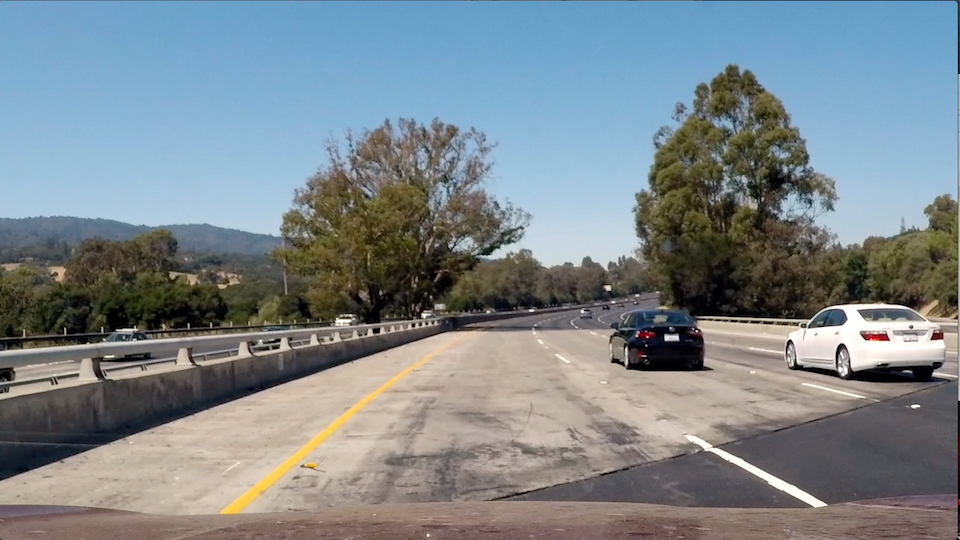
#> input picture test_images/extra_screen.jpg, 960 x 540 px, given in place of solidWhiteRight.jpg, which was not available; the run also reads 1 picture not shown here
$ jupyter execute --allow-errors P1.ipynb   (shell and % lines are left out)   (older library calls are emulated)   (text cells are left out)
#> lines starting #> are read from the running program, lines starting #| are printed output that depends on the picture; after the words box and inside, x2 and y2 are one past the last pixel; in counts of white or black regions, pixels touching at a corner belong together; pictures that were not available may be replaced by others from this repository, and a replacement may not be noted
[cell 1]
#importing some useful packages
import matplotlib.pyplot as plt
import matplotlib.image as mpimg
import numpy as np
import cv2

[cell 2]
#reading in an image
image = mpimg.imread('test_images/solidWhiteRight.jpg')
#> image is the input picture: shape (540, 960, 3); mean R, G, B 124.5, 134.6, 139.5
#printing out some stats and plotting
print('This image is:', type(image), 'with dimesions:', image.shape)
#| This image is: <class 'numpy.ndarray'> with dimesions: (540, 960, 3)
plt.imshow(image)

[cell 3]
import os
os.listdir("test_images/")

[cell 4]
read_image = mpimg.imread('test_images/solidWhiteCurve.jpg')

def pipeline(image):

    image_blank = np.zeros_like(image)

    r_thresh=(205, 255)     #thresholds for sobelx and color spaces
    s_thresh=(170, 255)
    sx_thresh=(20, 100)

    hls = cv2.cvtColor(image, cv2.COLOR_RGB2HLS).astype(np.float)   #using HLS color space (L-Channel, S-Channel)
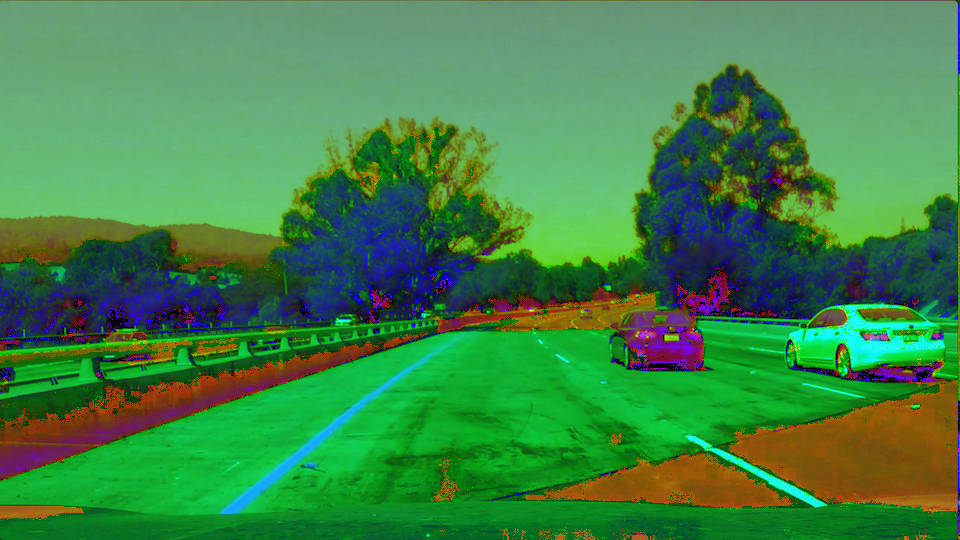
#> hls: shape (540, 960, 3) float64; mean R, G, B 63.8, 132.1, 72.1
    l_channel = hls[:,:,1]
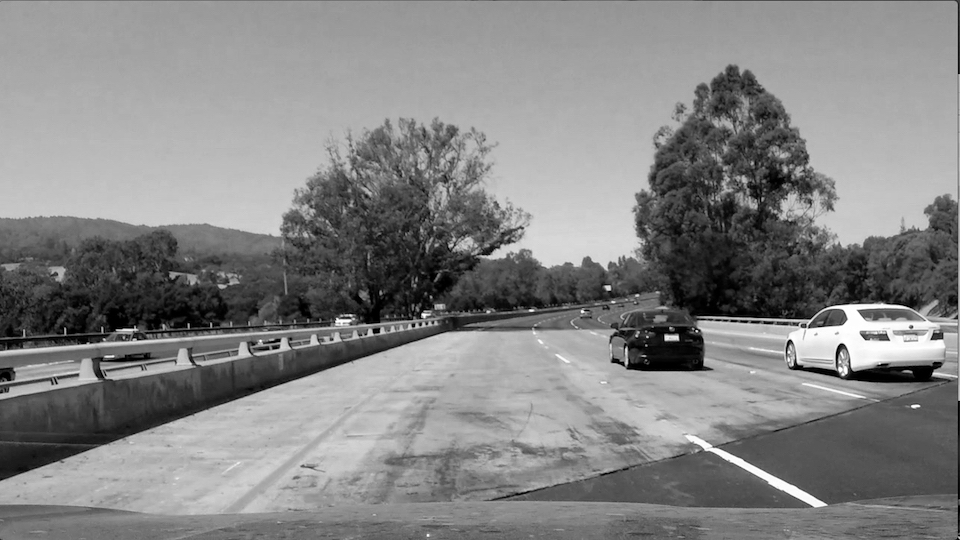
#> l_channel: shape (540, 960) float64; min 0, max 255, mean 132.1
    s_channel = hls[:,:,2]
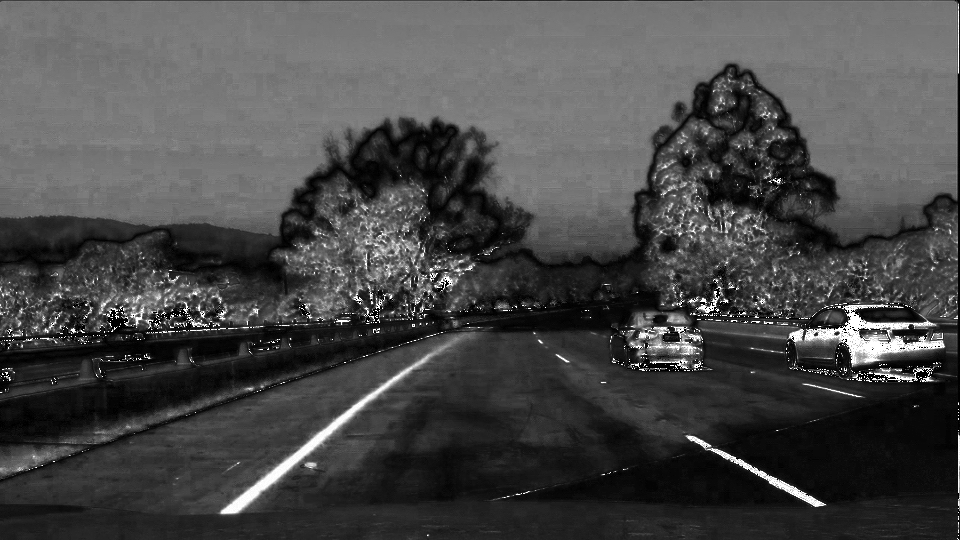
#> s_channel: shape (540, 960) float64; min 0, max 255, mean 72.1

    r_channel = image[:,:,0]    #using R-Channel of the RGB color space
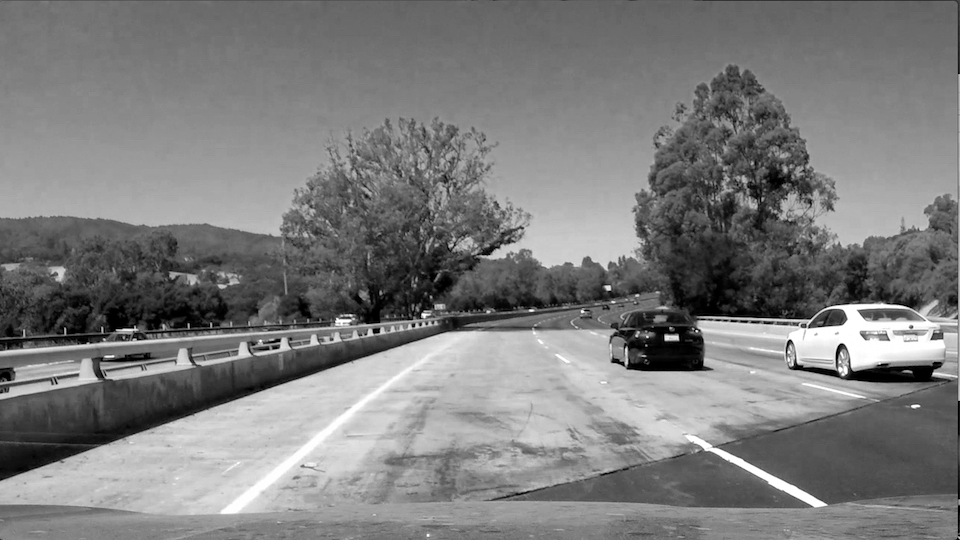
#> r_channel: shape (540, 960); min 0, max 255, mean 124.5

    sobelx = cv2.Sobel(l_channel, cv2.CV_64F, 1, 0)   #applying sobelx
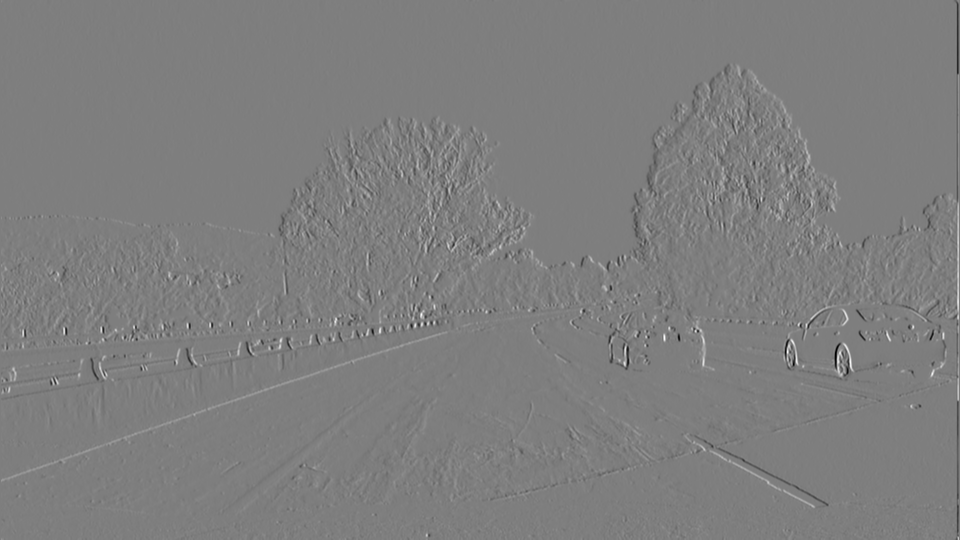
#> sobelx: shape (540, 960) float64; min -905, max 917, mean -0.1; drawn with min black and max white
    abs_sobelx = np.absolute(sobelx)
    scaled_sobel = np.uint8(255*abs_sobelx/np.max(abs_sobelx))


    sxbinary = np.zeros_like(scaled_sobel)
    sxbinary[(scaled_sobel >= sx_thresh[0]) & (scaled_sobel <= sx_thresh[1])] = 1

    r_binary = np.zeros_like(r_channel)    #using R-Channel for color threshold
    r_binary[(r_channel >= r_thresh[0]) & (r_channel <= r_thresh[1])] = 1

    s_binary = np.zeros_like(s_channel)    #using S-Channel for color threshold
    s_binary[(s_channel >= s_thresh[0]) & (s_channel <= s_thresh[1])] = 1

    binary = np.zeros_like(sxbinary)       #combining everything
    binary[(s_binary == 1) | (sxbinary == 1) | (r_binary == 1)] = 1

    kernel_size = 5
    blur_binary = cv2.GaussianBlur(binary,(kernel_size, kernel_size),0)     #applying a blur

    mask = np.zeros_like(blur_binary)
    ignore_mask_color = 255

    imshape = read_image.shape
#> imshape = (540, 960, 3)

    vertices = np.array([[(0,imshape[0]),(430,330),(imshape[0],330),(imshape[1],imshape[0])]], dtype= np.int32)
    cv2.fillPoly(mask, vertices, ignore_mask_color)
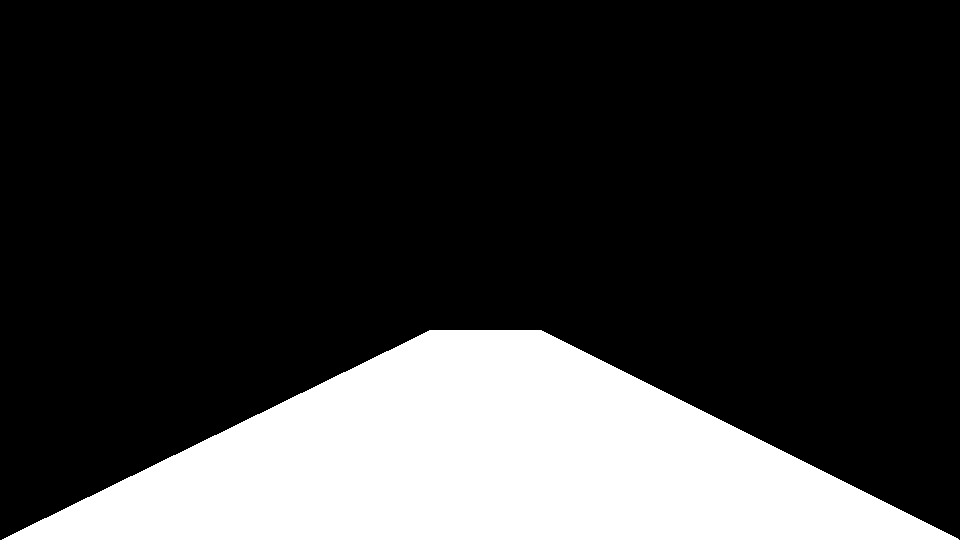
#> mask: shape (540, 960); 21.7% white; 1 white region, box (x1, y1, x2, y2) and area: (2, 330, 959, 540) 112458
    masked_edges = cv2.bitwise_and(blur_binary, mask)     #masking every outside of the region of interest
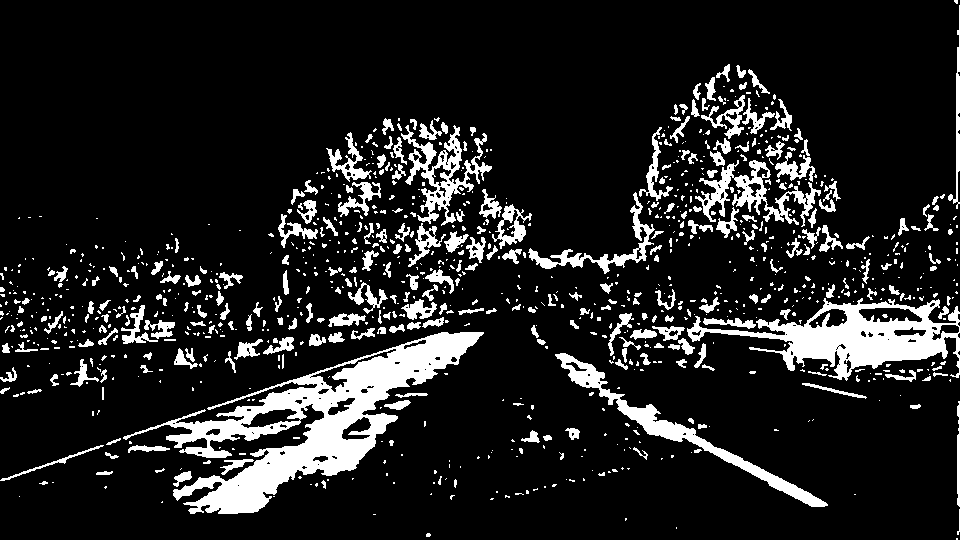
#> blur_binary: shape (540, 960); values 0 (black) and 1 (white), 13% white; 1024 white regions (726 under 20 px), largest, box (x1, y1, x2, y2) and area: (123, 332, 484, 514) 17828, (687, 298, 960, 381) 8408, (555, 353, 828, 507) 3751

    rho = 1
    theta = np.pi/180
    threshold = 40
    min_line_length = 50
    max_line_gap = 200
    line_image = np.copy(image)*0     #applying Hough Lines P
#> line_image: shape (540, 960, 3); every value is 0

    lines = cv2.HoughLinesP(masked_edges, rho, theta, threshold, np.array([]), min_line_length, max_line_gap)
#> masked_edges: shape (540, 960); values 0 (black) and 1 (white), 4% white; 108 white regions (85 under 20 px), largest, box (x1, y1, x2, y2) and area: (173, 332, 484, 514) 15199, (555, 353, 828, 507) 3751, (220, 459, 254, 475) 192

    for line in lines:
        for x1,y1,x2,y2 in line:
            cv2.line(line_image,(x1,y1),(x2,y2),(0,255,0),10)
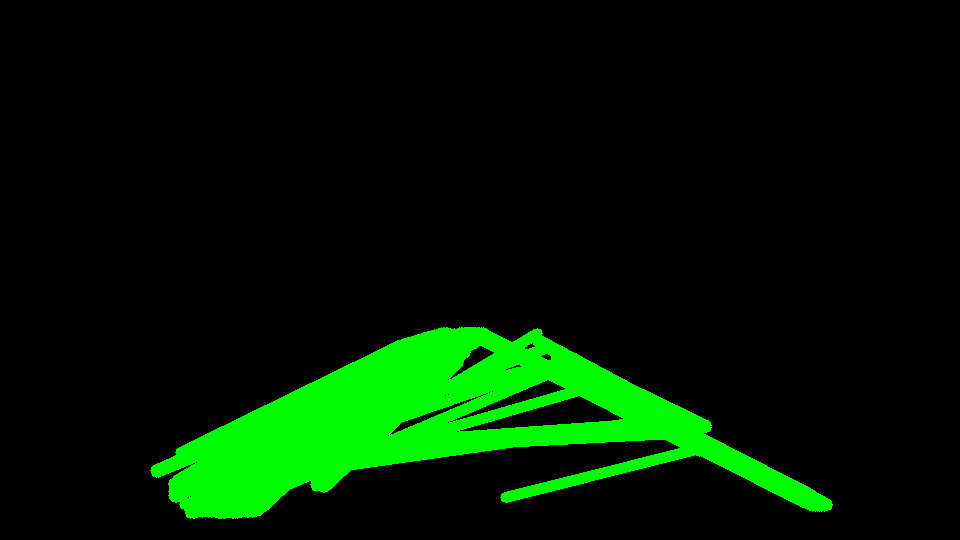
#> line_image: shape (540, 960, 3); mean R, G, B 0, 25.8, 0

    right_slope = []         #saving coordinates and calculate slope
    left_slope = []
    right_linesx = []
    right_linesy = []
    left_linesx = []
    left_linesy = []

    for x1,y1,x2,y2 in lines[:, 0]:
        slope = (float(y2)-y1)/ (x2-x1)
        if slope >= 0.5:
            right_slope.append([slope])
            right_linesx.append([x1])
            right_linesy.append([y1])
        elif slope <= -0.5:
            left_slope.append([slope])
            left_linesx.append([x2])
            left_linesy.append([y2])
        else:
            continue

    right_slope_mean = np.mean(right_slope)        #using slope and coordinates to draw lines on image
#> right_slope_mean = 0.511
    left_slope_mean = np.mean(left_slope)
#> left_slope_mean = -0.8
    start_left_y = int(np.mean(left_linesy))
#> start_left_y = 340
    start_left_x = int(np.mean(left_linesx))
#> start_left_x = 444
    start_right_y = int(np.mean(right_linesy))
#> start_right_y = 349
    start_right_x = int(np.mean(right_linesx))
#> start_right_x = 523
    end_left_x = int((imshape[1]-start_left_y)/left_slope_mean) + start_left_x
#> end_left_x = -330
    end_right_x = int((imshape[1]-start_right_y)/right_slope_mean) + start_right_x
#> end_right_x = 1718
    endleft_up = int((330 - start_left_y)/left_slope_mean) + start_left_x
#> endleft_up = 456
    endright_up = int((330 - start_right_y)/right_slope_mean) + start_right_x
#> endright_up = 486

    cv2.line(image_blank, (start_left_x, start_left_y), (end_left_x, imshape[1]),(0,255,0), 10)
    cv2.line(image_blank, (start_right_x, start_right_y), (end_right_x, imshape[1]), (0,255,0), 10)
    cv2.line(image_blank, (start_left_x, start_left_y), (endleft_up, 330), (0,255,0),10)
#> image_blank: shape (540, 960, 3); mean of channels 0, 1, 2 0, 4, 0
    cv2.line(image_blank, (start_right_x, start_right_y), (endright_up, 330), (0,255,0),10)
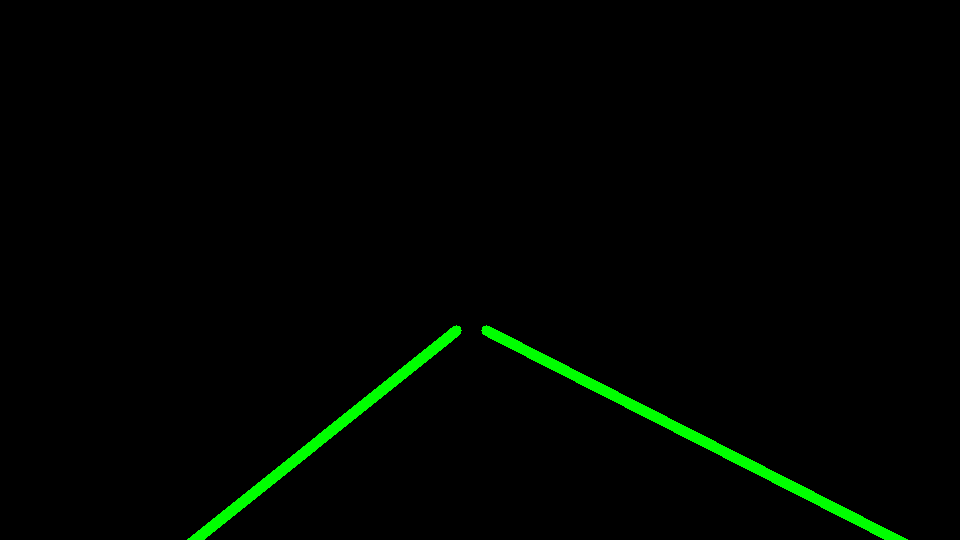
#> image_blank: shape (540, 960, 3); mean of channels 0, 1, 2 0, 4.3, 0; drawn as R, G, B

    final = cv2.addWeighted(image, 1, image_blank, 0.4, 0)    #using addWeighted to draw transperant lines on image

    #plt.imshow(final)

    return final

pipeline(read_image)
